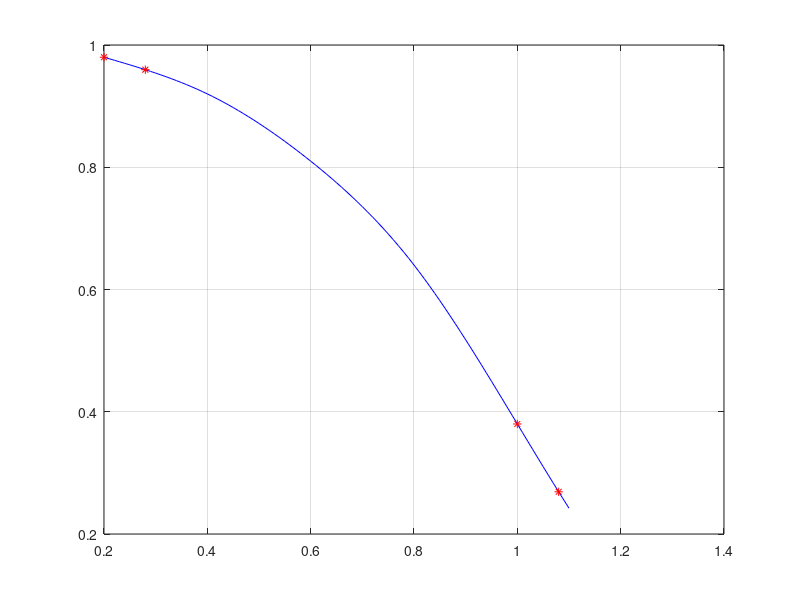

The MATLAB script that drew this image:
x = 0.2:0.01:0.4;
S = - 1.3393.*x.^3 + 0.80357.*x.^2 - 0.40714.*x + 1.04;
plot(x, S, 'b');
hold on
x = 0.4:0.01:0.6;
S = 0.44643.*x.^3 - 1.3393.*x.^2 + 0.45.*x + 0.92571;
plot(x, S, 'b');
hold on
x = 0.6:0.01:0.8;
S = - 1.6964.*x.^3 + 2.5179.*x.^2 - 1.8643.*x + 1.3886;
plot(x, S, 'b');
hold on
x = 0.8:0.01:1.1;
S = 2.5893.*x.^3 - 7.7679.*x.^2 + 6.3643.*x - 0.80571;
plot(x, S, 'b');
hold on
x2 = [0.2 0.28];
y2 = - 1.3393.*x2.^3 + 0.80357.*x2.^2 - 0.40714.*x2 + 1.04;
plot(x2, y2, 'r*');
hold on
x2 = [1 1.08];
y2 = 2.5893.*x2.^3 - 7.7679.*x2.^2 + 6.3643.*x2 - 0.80571;
plot(x2, y2, 'r*');
hold on
grid on
